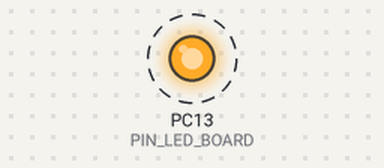
A sketch run on a simulated STM32 Blue Pill. Shown: output pins drawn as LEDs (lit = HIGH). Dashed ring = blinking. What the sketch prints to the serial monitor is not drawn.

Above: at 0.2 s.
Timing chart, 0 to 3.0 s (numbered marks = the images above):
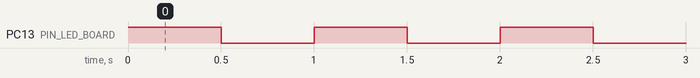

Measured:
- by itself, PC13 (PIN_LED_BOARD): alternates HIGH for 0.50 s and LOW for 0.50 s

The sketch:

t1_blink.ino
```cpp
// T1 Blink: proves the board runs our code (SWD upload works).
// Pins match config.h (S10.2).

#define PIN_LED_BOARD PC13   // onboard LED, active LOW

static uint32_t lastToggle = 0;
static bool ledOn = false;
static uint32_t cycles = 0;
static bool passPrinted = false;

void setup() {
  pinMode(PIN_LED_BOARD, OUTPUT);
  digitalWrite(PIN_LED_BOARD, HIGH);   // LED off

  Serial.begin(115200);
  uint32_t t = millis();
  while (!Serial && millis() - t < 3000) {}

  Serial.println("INFO: T1 blink, PC13 should toggle at 1 Hz");
  lastToggle = millis();
}

void loop() {
  if (millis() - lastToggle >= 500) {
    lastToggle = millis();
    ledOn = !ledOn;
    digitalWrite(PIN_LED_BOARD, ledOn ? LOW : HIGH);

    if (!ledOn) {                       // one full on+off cycle done
      cycles++;
      Serial.print("INFO: blink ");
      Serial.println(cycles);
      if (!passPrinted) {
        passPrinted = true;
        Serial.println("PASS: running (SWD upload worked)");
      }
    }
  }
}
```
